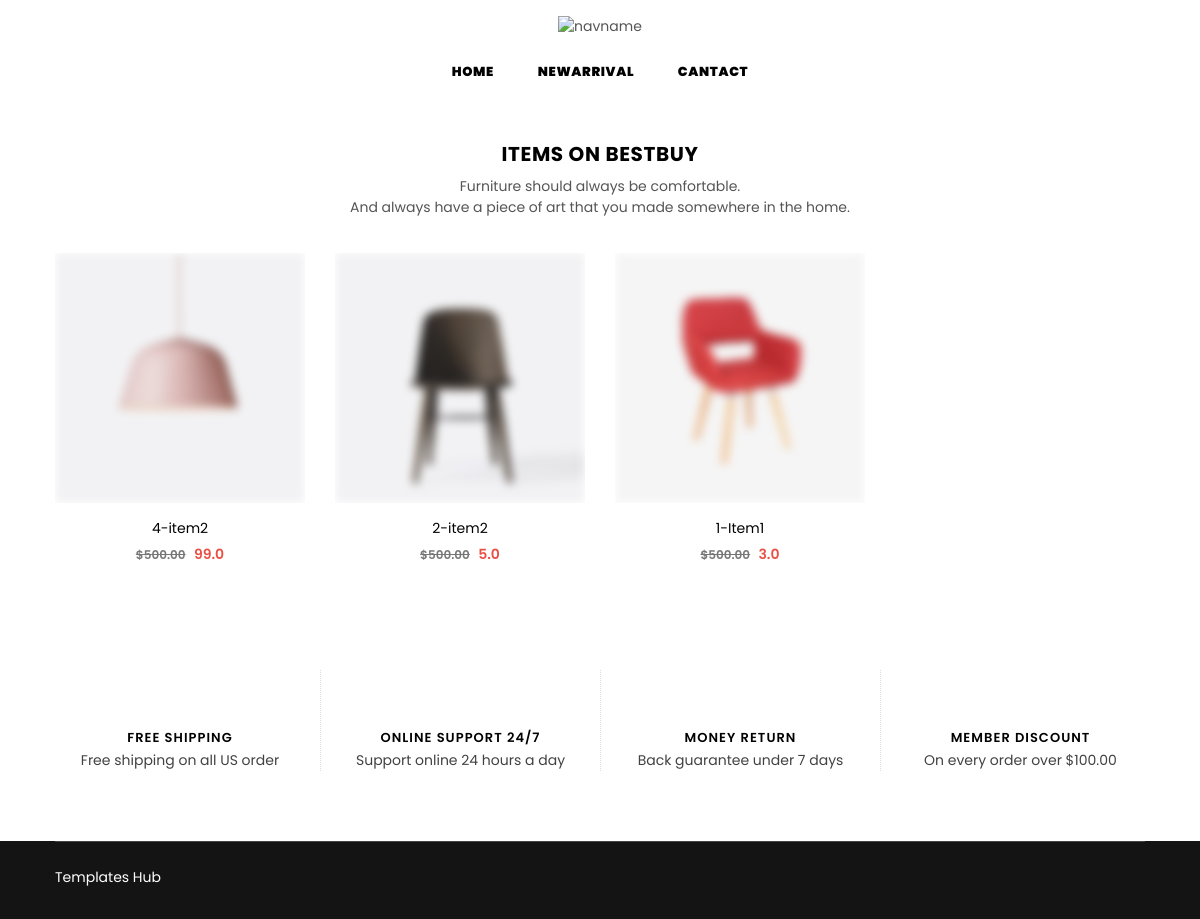
/, run on an earlier commit of the app's database.
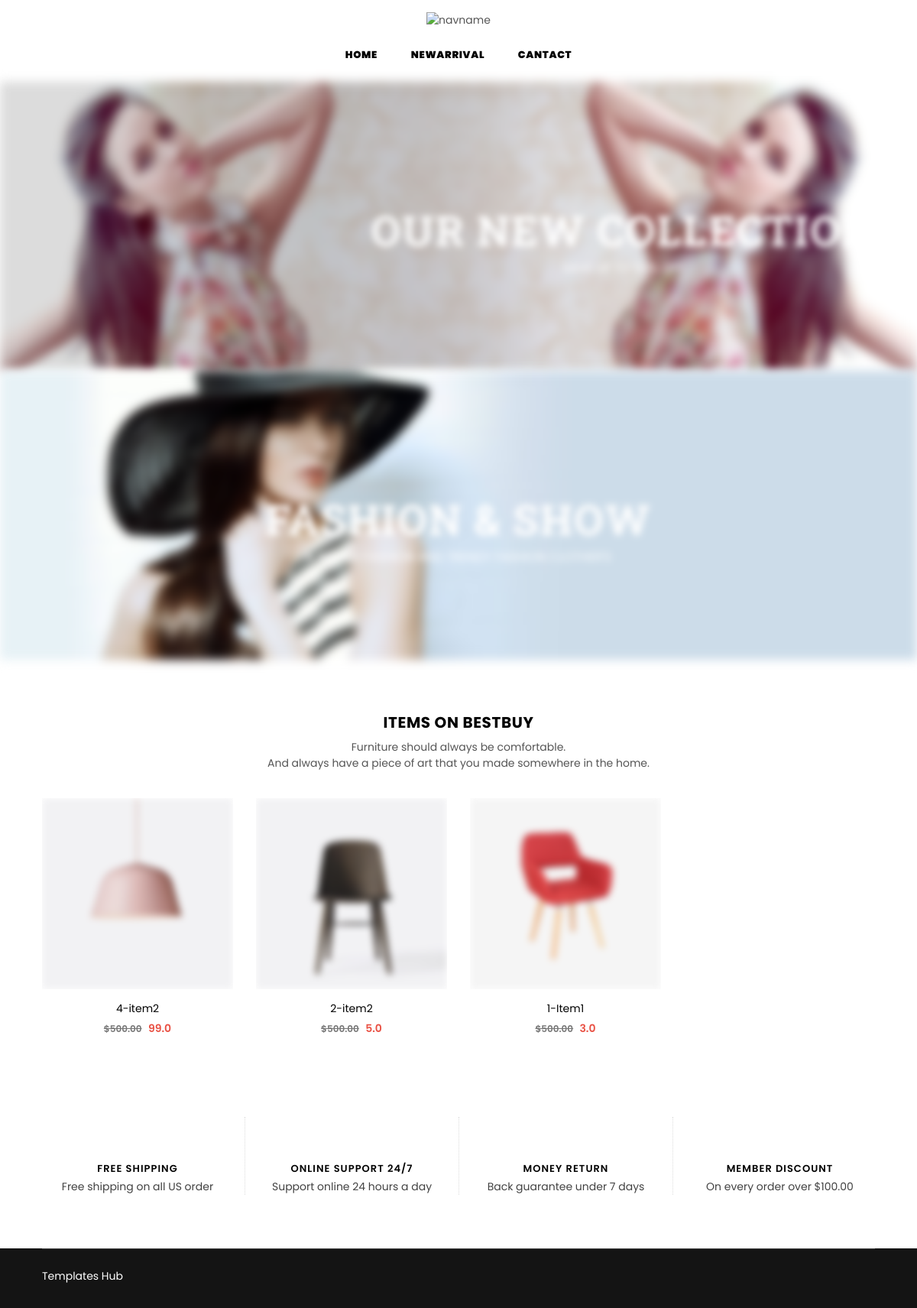
And on a later commit of the database.
### myapp/models.py (models this page shows, shortened)
class Items(models.Model):
    item_name = models.CharField(max_length=225)
    category = models.CharField(max_length=225)
    pruchase_price = models.FloatField(default=0.00)
    sell_price = models.FloatField(default=0.00)
    balance_qty = models.IntegerField(default=0)
    barcode_id = models.CharField(max_length=225,blank=True, null=True)
    photo = models.ImageField(upload_to='', blank=True, null=True)

class EcommerceBanner(models.Model):
    photo1 = models.ImageField(upload_to='', blank=True, null=True)
    photo2 = models.ImageField(upload_to='', blank=True, null=True)
    created_at = models.DateTimeField(auto_now_add=True)

### myapp/views.py (the view)
# urls.py: path('', webpage_home.as_view(), name='webpage_home'),
class webpage_home(TemplateView):
    template_name = 'web/store.html'
    def get_context_data(self, **kwargs):
        context = super().get_context_data(**kwargs)
        cart_id = self.request.session.get('cart_id', None)
        if cart_id:
            cart = EcommerceCart.objects.get(id=cart_id)
        else:
            cart = None
        context['cart'] = cart
        context['itm'] = Items.objects.all().order_by('-id')
        context['queryset'] = Order.objects.filter(created_at=datetime.date.today()).order_by('-id')
        context['banner'] = EcommerceBanner.objects.filter(id=1)
        return context

### templates/web/store.html (shortened to what this page needs)
{% extends 'web/webbase.html' %}
{% load static %}
{% block content %}
{% for i in banner %}
<div class="slideshow slideshow-wrapper pb-section">
    <div class="home-slideshow">
        <div class="slide">
            <div class="blur-up lazyload">
                <img class="blur-up lazyload" data-src="{{i.photo1.url}}" src="{{i.photo1.url}}" alt="Shop Our New Collection" title="Shop Our New Collection" />
                <div class="slideshow__text-wrap slideshow__overlay classic middle">
                    <div class="slideshow__text-content middle">
                        <div class="container">
                            <div class="wrap-caption right">
                                <h2 class="h1 mega-title slideshow__title">Our New Collection</h2>
                                <span class="mega-subtitle slideshow__subtitle">Save up to 50% Off</span>
                            </div>
                        </div>
                    </div>
                </div>
            </div>
        </div>
        <div class="slide">
            <div class="blur-up lazyload">
                <img class="blur-up lazyload" data-src="{{i.photo2.url}}" src="{{i.photo2.url}}" alt="Summer Bikini Collection" title="Summer Bikini Collection" />
                <div class="slideshow__text-wrap slideshow__overlay classic middle">
                    <div class="slideshow__text-content middle">
                        <div class="container">
                            <div class="wrap-caption center">
                                <h2 class="h1 mega-title slideshow__title">Fashion &amp; Show</h2>
                                <span class="mega-subtitle slideshow__subtitle">A World Fashion and Trendy Fashion Clother's</span>
                            </div>
                        </div>
                    </div>
                </div>
            </div>
        </div>
    </div>
</div>
{% endfor %}
<div class="section">
    <div class="container">
        <div class="row">
            <div class="col-12 col-sm-12 col-md-12 col-lg-12">
                <div class="section-header text-center">
                    <h2 class="h2">Items on BestBuy</h2>
                    <p>Furniture should always be comfortable.<br>And always have a piece of art that you made somewhere
                        in the home.</p>
                </div>
            </div>
        </div>
    </div>
    <div class="container-fluid">
        <div class="row">
            <div class="col-12 col-sm-12 col-md-12 col-lg-12">
                <div class="grid-products">
                    <div class="row">
                        {% for i in itm %}
                        <div class="col-6 col-sm-6 col-md-3 col-lg-3 item">
                            <div class="product-image">
                                <a href="#" class="grid-view-item__link">
                                    <img class="primary blur-up lazyload" data-src="{{i.photo.url}}"
                                         src="{{i.photo.url}}" alt="image" title="product">
                                </a>
                            </div>
                            <div class="product-details text-center">
                                <div class="product-name">
                                    <a href="#">{{i.id}}-{{i.item_name}}</a>
                                </div>
                                <div class="product-price">
                                    <span class="old-price">$500.00</span>
                                    <span class="price">{{i.sell_price}}</span>
                                </div>
                            </div>
                        </div>
                        {% endfor %}
                    </div>
                </div>
            </div>
        </div>
    </div>
</div>
</div>
</div>
{% endblock content %}

What changed in the data, as far as the page shows it:
added EcommerceBanner: photo1 (placeholder picture), photo2 (placeholder picture)
